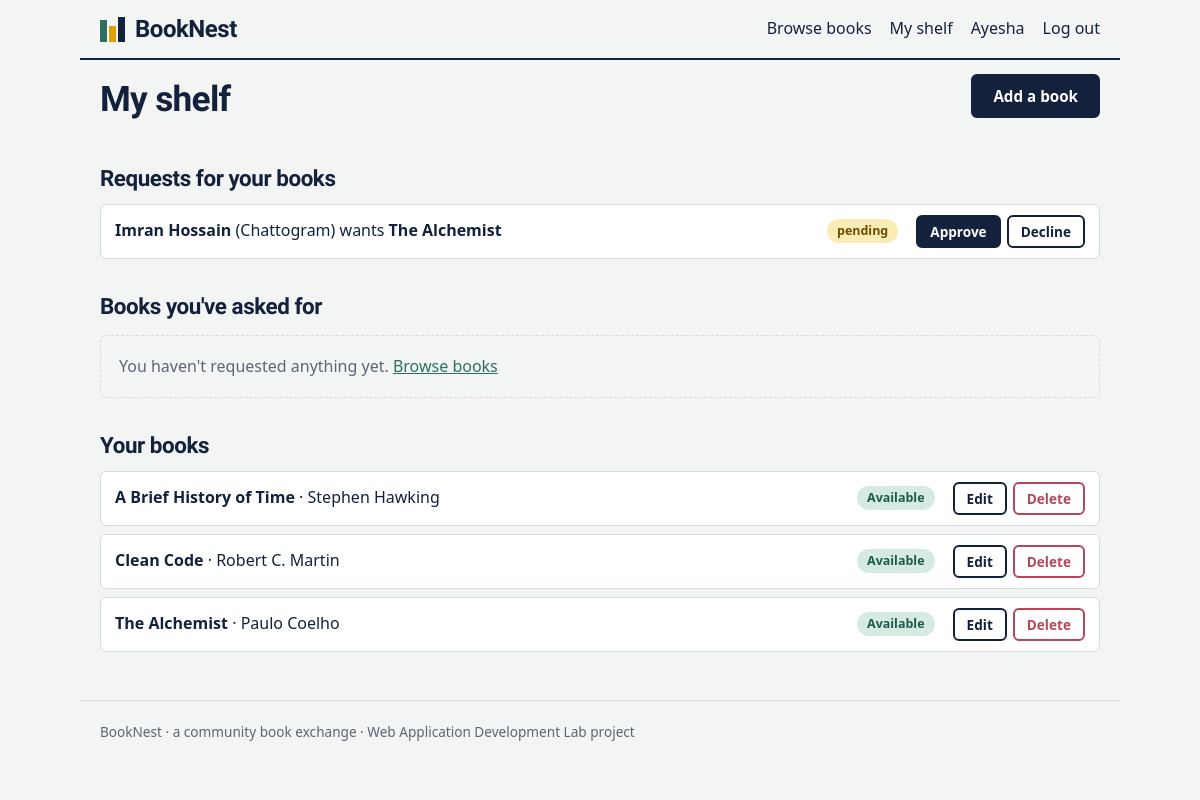
/dashboard (signed in), run on the app's committed database.
### tables this page shows
CREATE TABLE users(id INTEGER PRIMARY KEY, name TEXT NOT NULL, email TEXT UNIQUE NOT NULL,
  password TEXT NOT NULL, role TEXT DEFAULT 'member', city TEXT DEFAULT '', bio TEXT DEFAULT '',
  created TEXT DEFAULT CURRENT_TIMESTAMP);

CREATE TABLE requests(id INTEGER PRIMARY KEY, book_id INTEGER NOT NULL, borrower_id INTEGER NOT NULL,
  status TEXT DEFAULT 'pending', created TEXT DEFAULT CURRENT_TIMESTAMP);

CREATE TABLE books(id INTEGER PRIMARY KEY, owner_id INTEGER NOT NULL, title TEXT NOT NULL,
  author TEXT NOT NULL, category TEXT, cond TEXT, description TEXT DEFAULT '', available INTEGER DEFAULT 1,
  created TEXT DEFAULT CURRENT_TIMESTAMP);

### app.py (the view)
@app.route("/dashboard")
@login_required
def dashboard():
    uid = g.user["id"]
    mine = q("SELECT * FROM books WHERE owner_id=? ORDER BY id DESC", (uid,))
    incoming = q("SELECT r.*, b.title, u.name who, u.city FROM requests r JOIN books b ON b.id=r.book_id JOIN users u ON u.id=r.borrower_id "
                 "WHERE b.owner_id=? AND r.status IN ('pending','approved') ORDER BY r.status='pending' DESC, r.id DESC", (uid,))
    outgoing = q("SELECT r.*, b.title, u.name who FROM requests r JOIN books b ON b.id=r.book_id JOIN users u ON u.id=b.owner_id WHERE r.borrower_id=? ORDER BY r.id DESC", (uid,))
    return render_template("dashboard.html", mine=mine, incoming=incoming, outgoing=outgoing)

### app.py (called while the page is built)
def db():
    if "db" not in g:
        g.db = sqlite3.connect(DB); g.db.row_factory = sqlite3.Row
    return g.db

def q(sql, args=(), one=False):
    rows = db().execute(sql, args).fetchall()
    return (rows[0] if rows else None) if one else rows

@app.before_request
def load_user():
    g.user = q("SELECT * FROM users WHERE id=?", (session["uid"],), one=True) if "uid" in session else None

def login_required(f):
    @wraps(f)
    def w(*a, **k):
        if not g.user:
            flash("Log in to continue.", "err"); return redirect(url_for("login", next=request.path))
        return f(*a, **k)
    return w

### templates/dashboard.html
{% extends "base.html" %}{% block title %}My shelf · BookNest{% endblock %}{% block content %}
<div class="bar"><h1>My shelf</h1><a class="btn" href="{{ url_for('book_new') }}">Add a book</a></div>
<h2>Requests for your books</h2>
{% for r in incoming %}<div class="row-item"><span><b>{{ r.who }}</b>{% if r.city %} ({{ r.city }}){% endif %} wants <b>{{ r.title }}</b></span>
  <span class="tag {{ r.status }}">{{ r.status }}</span>
  <span class="acts">{% if r.status == 'pending' %}
    <form method="post" action="{{ url_for('request_action', rid=r.id, action='approve') }}"><button class="btn sm">Approve</button></form>
    <form method="post" action="{{ url_for('request_action', rid=r.id, action='decline') }}"><button class="btn sm ghost">Decline</button></form>
  {% else %}<form method="post" action="{{ url_for('request_action', rid=r.id, action='return') }}"><button class="btn sm">Mark returned</button></form>{% endif %}</span></div>
{% else %}<p class="empty">No open requests. They'll show up here.</p>{% endfor %}
<h2>Books you've asked for</h2>
{% for r in outgoing %}<div class="row-item"><span><b>{{ r.title }}</b> from {{ r.who }}</span><span class="tag {{ r.status }}">{{ r.status }}</span>
  <span class="acts">{% if r.status == 'pending' %}<form method="post" action="{{ url_for('request_action', rid=r.id, action='cancel') }}"><button class="btn sm ghost">Cancel</button></form>{% endif %}</span></div>
{% else %}<p class="empty">You haven't requested anything yet. <a href="{{ url_for('books') }}">Browse books</a></p>{% endfor %}
<h2>Your books</h2>
{% for b in mine %}<div class="row-item"><span><b>{{ b.title }}</b> · {{ b.author }}</span><span class="tag {{ 'ok' if b.available else 'out' }}">{{ 'Available' if b.available else 'On loan' }}</span>
  <span class="acts"><a class="btn sm ghost" href="{{ url_for('book_edit', bid=b.id) }}">Edit</a>
  <form method="post" action="{{ url_for('book_delete', bid=b.id) }}" onsubmit="return confirm('Delete this book?')"><button class="btn sm danger">Delete</button></form></span></div>
{% else %}<p class="empty">Your shelf is empty. Add the first book you'd lend.</p>{% endfor %}
{% endblock %}

### templates/base.html (shortened to what this page needs)
<!doctype html>
<html lang="en"><head><meta charset="utf-8"><meta name="viewport" content="width=device-width,initial-scale=1">
<link rel="stylesheet" href="{{ url_for('static', filename='style.css') }}"></head>
<body>
<header class="top"><a class="brand" href="{{ url_for('home') }}"><span class="logo"><i></i><i></i><i></i></span>BookNest</a>
<nav>
  <a href="{{ url_for('books') }}">Browse books</a>
  {% if g.user %}
    <a href="{{ url_for('dashboard') }}">My shelf</a>
    <a href="{{ url_for('profile') }}">{{ g.user.name.split()[0] }}</a>
    <a href="{{ url_for('logout') }}">Log out</a>
  {% else %}
    <a href="{{ url_for('login') }}">Log in</a><a class="btn sm" href="{{ url_for('register') }}">Join free</a>
  {% endif %}
</nav></header>
<main>
{% block content %}{% endblock %}
</main>
<footer>BookNest · a community book exchange · Web Application Development Lab project</footer>
</body></html>

### static/style.css (style rules this page uses)
:root { --paper:#F2F5F3;--ink:#14213D;--sage:#2F6F62;--gold:#E0A100;--line:#D3DCD7;--muted:#5B6674;--red:#B5475B }
* { box-sizing:border-box }
body { margin:0;background:var(--paper);color:var(--ink);font:16px/1.6 system-ui,-apple-system,"Segoe UI",sans-serif }
h1,h2,h3,.brand,.hero { font-family:"Bricolage Grotesque",system-ui,sans-serif;line-height:1.1;letter-spacing:-.02em }
h1 { font-size:2.2rem;margin:1.2rem 0 .8rem }
h2 { font-size:1.4rem;margin:2.2rem 0 .8rem }
a { color:var(--sage) }
main,.top,footer { max-width:1040px;margin:0 auto;padding:0 20px }
main { min-height:70vh;padding-bottom:40px }
.top { display:flex;justify-content:space-between;align-items:center;flex-wrap:wrap;gap:10px;padding-top:16px;padding-bottom:16px;border-bottom:2px solid var(--ink) }
.brand { display:flex;align-items:center;gap:10px;font-size:1.5rem;font-weight:800;color:var(--ink);text-decoration:none }
.logo { display:flex;align-items:flex-end;gap:2px }
.logo i { width:7px;background:var(--sage);display:block;height:22px }
.logo i:nth-child(2) { height:16px;background:var(--gold) }
.logo i:nth-child(3) { height:25px;background:var(--ink) }
nav { display:flex;gap:18px;align-items:center;flex-wrap:wrap }
nav a { color:var(--ink);text-decoration:none;font-weight:500 }
.btn { display:inline-block;background:var(--ink);color:#fff;border:2px solid var(--ink);padding:10px 20px;border-radius:6px;font:600 .95rem system-ui;cursor:pointer;text-decoration:none }
.btn.sm { padding:5px 12px;font-size:.85rem }
.btn.ghost { background:transparent;color:var(--ink) }
.btn.danger { background:transparent;color:var(--red);border-color:var(--red) }
.tag { display:inline-block;font-size:.78rem;font-weight:600;padding:2px 10px;border-radius:99px;background:#E3E8E5;margin-right:6px }
.tag.ok,.tag.approved { background:#D5EBE2;color:#1E5A4B }
.tag.pending { background:#FBEBB5;color:#6B4E00 }
.empty { padding:18px;border:1.5px dashed var(--line);border-radius:6px;color:var(--muted) }
.inline,.acts form { display:inline }
.bar { display:flex;justify-content:space-between;align-items:center;gap:10px;flex-wrap:wrap }
.row-item { display:flex;gap:12px;align-items:center;justify-content:space-between;flex-wrap:wrap;background:#fff;border:1px solid var(--line);border-radius:6px;padding:10px 14px;margin-bottom:8px }
.row-item>span:first-child { flex:1 1 220px }
.acts { display:flex;gap:6px }
footer { padding-top:20px;padding-bottom:30px;color:var(--muted);font-size:.85rem;border-top:1px solid var(--line) }

### data on the page
users: user.name "Ayesha"
requests: who "Imran Hossain", city "Chattogram", title "The Alchemist", status "pending"
books: title "A Brief History of Time", author "Stephen Hawking", available "Available"
books: title "Clean Code", author "Robert C. Martin", available "Available"
books: title "The Alchemist", author "Paulo Coelho", available "Available"
